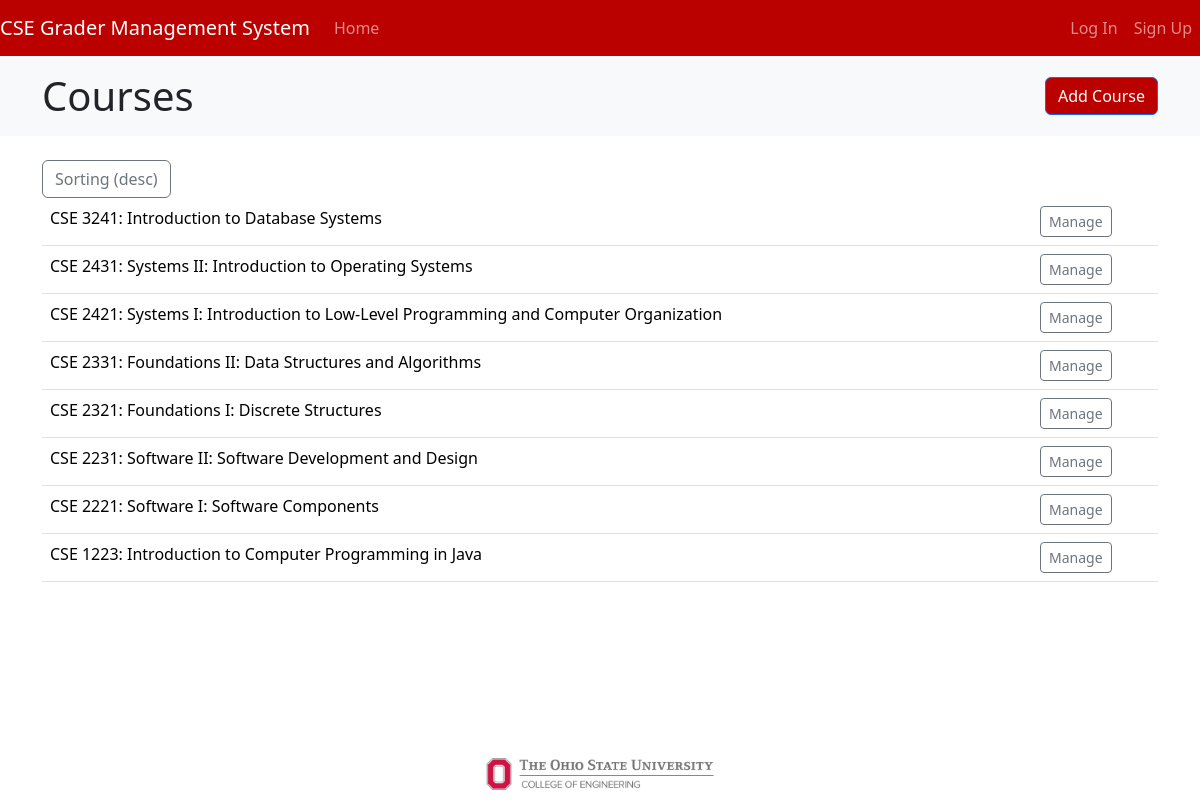
Screenshot of /administrator/?sort=asc with the database file from the repository.
### OSU_CSE_GMS/models.py (models this page shows)
class Course(models.Model):
    course_number = models.CharField(primary_key=True, max_length=15)
    name = models.CharField(max_length=200)
    def __str__(self):
        return 'CSE ' + self.course_number + ': ' + self.name

### OSU_CSE_GMS/views.py (the view)
# urls.py: path('administrator/', administrator, name='administrator'),
def administrator(request):
    context = {}
    if request.method == 'POST':
        form = CourseForm(request.POST)
        if form.is_valid():
            form.save()
    else:
        form = CourseForm()
    courses = Course.objects.all()
    sort_direction = 'asc'
    if 'sort' in request.GET:
        sort_direction = request.GET['sort']
        sort_direction = 'asc' if sort_direction == 'desc' else 'desc'
    if sort_direction == 'asc':
        courses = courses.order_by('course_number')
        sort_text = 'Sorting (asc)'
    else:
        courses = courses.order_by('-course_number')
        sort_text = 'Sorting (desc)'
    context = {
        'form': form,
        'courses': courses,
        'sort_direction': sort_direction,
        'sort_text': sort_text
    }
    return render(request, 'administrator.html', context)

### OSU_CSE_GMS/templates/administrator.html (shortened to what this page needs)
<!DOCTYPE html>
<html lang="en">
    <head>
        {% load bootstrap5 %}
        {% bootstrap_css %}
    </head>
    <body>
        {% include 'navbar.html' %}
        <header class="bg-light p-3">
            <div class="container">
                <div class="d-flex justify-content-between align-items-center">
                    <h1 class="m-0">Courses</h1>
                    <button id="add-course-btn" class="btn btn-primary" style="background-color: #BB0000 !important;">Add Course</button>
                </div>
            </div>
        </header>
        <div class="container mt-4">
            <a href="?sort={{ sort_direction }}" class="btn btn-outline-secondary">{{ sort_text }}</a>
            <table class="table">
                <tbody>
                    {% for course in courses %}
                        <tr>
                            <td>{{ course }}</td>
                            <td>
                            <button class="btn btn-sm btn-outline-secondary manage-course-btn" data-course-number="{{ course.course_number }}" data-course-name="{{ course.name }}">Manage</button>
                            </td>
                        </tr>
                    {% endfor %}
                </tbody>
            </table>
        </div>
        {% load static %}
        <div class="bottom-container">
            <img src="{% static 'osu_coe.png' %}" alt="" width="226.8" height="32.5" class="bottom-image">
        </div>
    </body>
</html>

### OSU_CSE_GMS/templates/administrator.html (style rules this page uses)
.bottom-container { position: absolute; bottom: 10px; left: 50%; transform: translateX(-50%); }

### rows the page displays
Course: course_number+name "CSE 3241: Introduction to Database Systems"
Course: course_number+name "CSE 2431: Systems II: Introduction to Operating Systems"
Course: course_number+name "CSE 2421: Systems I: Introduction to Low-Level Programming and Computer Organization"
Course: course_number+name "CSE 2331: Foundations II: Data Structures and Algorithms"
Course: course_number+name "CSE 2321: Foundations I: Discrete Structures"
Course: course_number+name "CSE 2231: Software II: Software Development and Design"
Course: course_number+name "CSE 2221: Software I: Software Components"
Course: course_number+name "CSE 1223: Introduction to Computer Programming in Java"

### other values shown
{{ sort_text }} "Sorting (desc)"
